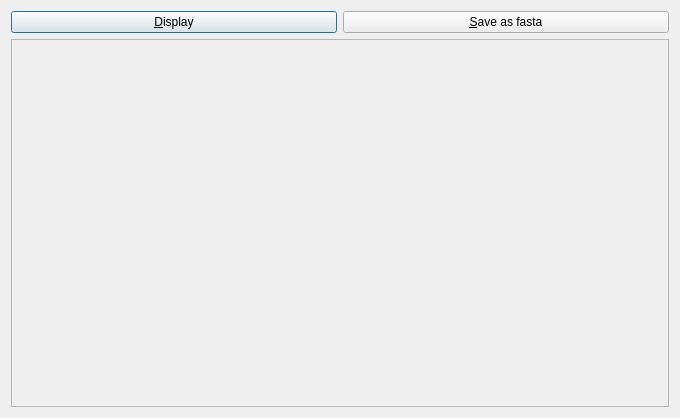
<?xml version="1.0" encoding="UTF-8"?>
<ui version="4.0">
 <class>QtTestQtDnaSequencesDisplay</class>
 <widget class="QDialog" name="QtTestQtDnaSequencesDisplay">
  <property name="geometry">
   <rect>
    <x>0</x>
    <y>0</y>
    <width>680</width>
    <height>418</height>
   </rect>
  </property>
  <property name="windowTitle">
   <string>QtTestQtDnaSequencesDisplay</string>
  </property>
  <layout class="QGridLayout" name="gridLayout">
   <item row="1" column="0" colspan="2">
    <widget class="QScrollArea" name="area">
     <property name="widgetResizable">
      <bool>true</bool>
     </property>
     <widget class="QWidget" name="area_content">
      <property name="geometry">
       <rect>
        <x>0</x>
        <y>0</y>
        <width>660</width>
        <height>365</height>
       </rect>
      </property>
      <layout class="QFormLayout" name="formLayout">
       <property name="fieldGrowthPolicy">
        <enum>QFormLayout::AllNonFixedFieldsGrow</enum>
       </property>
      </layout>
     </widget>
    </widget>
   </item>
   <item row="0" column="0">
    <widget class="QPushButton" name="button_display">
     <property name="text">
      <string>&amp;Display</string>
     </property>
    </widget>
   </item>
   <item row="0" column="1">
    <widget class="QPushButton" name="button_fasta">
     <property name="text">
      <string>&amp;Save as fasta</string>
     </property>
    </widget>
   </item>
  </layout>
 </widget>
 <layoutdefault spacing="6" margin="11"/>
 <resources/>
 <connections/>
</ui>
